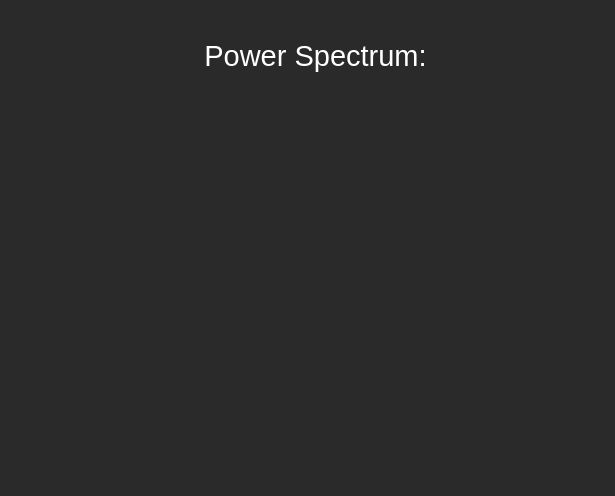
<?xml version="1.0" encoding="UTF-8"?>
<ui version="4.0">
 <class>psPlotter</class>
 <widget class="QWidget" name="psPlotter">
  <property name="geometry">
   <rect>
    <x>0</x>
    <y>0</y>
    <width>615</width>
    <height>496</height>
   </rect>
  </property>
  <property name="windowTitle">
   <string>Edit B-Mode Image</string>
  </property>
  <property name="styleSheet">
   <string notr="true">QWidget {
	background-color: rgb(42, 42, 42);
}</string>
  </property>
  <widget class="QLabel" name="editImageDisplayLabel">
   <property name="geometry">
    <rect>
     <x>100</x>
     <y>-10</y>
     <width>431</width>
     <height>131</height>
    </rect>
   </property>
   <property name="styleSheet">
    <string notr="true">QLabel {
	font-size: 29px;
	color: rgb(255, 255, 255);
	background-color: rgba(255, 255, 255, 0);
}</string>
   </property>
   <property name="text">
    <string>Power Spectrum:</string>
   </property>
   <property name="textFormat">
    <enum>Qt::AutoText</enum>
   </property>
   <property name="scaledContents">
    <bool>false</bool>
   </property>
   <property name="alignment">
    <set>Qt::AlignCenter</set>
   </property>
   <property name="wordWrap">
    <bool>true</bool>
   </property>
  </widget>
  <widget class="QLabel" name="plotFrame">
   <property name="geometry">
    <rect>
     <x>60</x>
     <y>90</y>
     <width>501</width>
     <height>341</height>
    </rect>
   </property>
   <property name="styleSheet">
    <string notr="true">QLabel {
	font-size: 29px;
	color: rgb(255, 255, 255);
	background-color: rgba(255, 255, 255, 0);
}</string>
   </property>
   <property name="text">
    <string/>
   </property>
   <property name="textFormat">
    <enum>Qt::AutoText</enum>
   </property>
   <property name="scaledContents">
    <bool>false</bool>
   </property>
   <property name="alignment">
    <set>Qt::AlignCenter</set>
   </property>
   <property name="wordWrap">
    <bool>true</bool>
   </property>
  </widget>
 </widget>
 <resources/>
 <connections/>
</ui>
